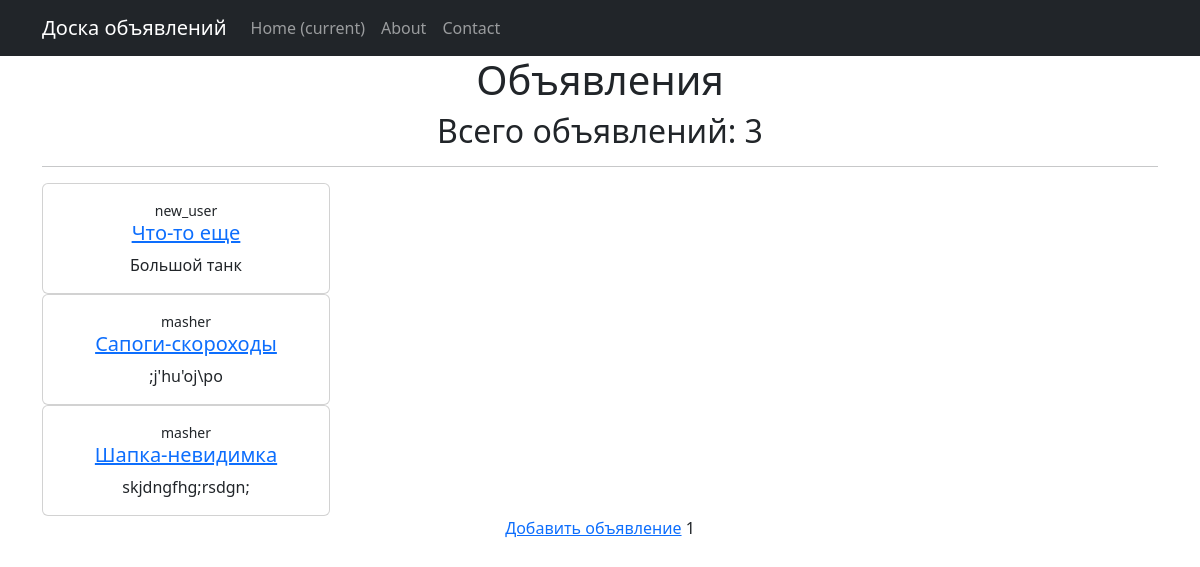
The app's page /advs/ (signed in) with its own data.
### advapp/models.py (models this page shows, shortened)
class Advertisement(models.Model):
    GUILD = (
        ('tanks', 'Танки'),
        ('healers', 'Хилы'),
        ('damagers', 'ДД'),
        ('traders', 'Торговцы'),
        ('guildmasters', 'Гилдмастеры'),
        ('questgivers', 'Квестгиверы'),
        ('blacksmiths', 'Кузнецы'),
        ('tanners', 'Кожевники'),
        ('potions', 'Зельевары'),
        ('spellmasters', 'Мастера заклинаний'),
    )
    author = models.ForeignKey(User, on_delete=models.CASCADE)
    title = models.CharField(max_length=64)
    content = models.TextField()
    category = models.CharField(max_length=16, choices=GUILD, default='tanks')
    date = models.DateTimeField(auto_now_add=True)
    file = models.ImageField(upload_to='uploads/', blank=True, null=False)

### advapp/views.py (the view)
# urls.py: path('', AdvList.as_view(), name='adv_list'),
class AdvList(ListView):
    model = Advertisement
    ordering = '-date'
    template_name = 'adv_list.html'
    context_object_name = 'advertisements'
    paginate_by = 3
    def get_context_data(self, **kwargs):
        context = super().get_context_data(**kwargs)
        context['time_now'] = datetime.utcnow()
        return context

### templates/adv_list.html (shortened to what this page needs)
{% extends 'flatpages/default.html' %}
{% block content %}
    <h1>Объявления</h1>
    <h2>Всего объявлений: {{ advertisements|length }}</h2>
    <hr>
    {% if advertisements %}
            {% for advertisement in advertisements %}
            <div class="card" style="width: 18rem;">
                <div class="card-body">
                    <div class="small text">{{ advertisement.author.username }}</div>
                    <h5 class="card-title"><a href="{% url 'adv_detail' pk=advertisement.id %}">{{ advertisement.title }}</a></h5>
                    <p class="card-text">{{ advertisement.content|safe }}</p>
                </div>
            </div>
            {% endfor %}
    {% else %}
    <h2>Объявлений нет!</h2>
    {% endif %}
    {% if request.user.is_authenticated %}
    <a href="{% url 'adv_create' %}">Добавить объявление</a>
    {% else %}
    {{ empty }}
    {% endif %}
    {{ page_obj.number }}
{% endblock content %}

### records on screen
Advertisement: author.username "new_user", title "Что-то еще", content "Большой танк"
Advertisement: author.username "masher", title "Сапоги-скороходы", content ";j'hu'oj\\po"
Advertisement: author.username "masher", title "Шапка-невидимка", content "skjdngfhg;rsdgn;"

### other values on screen
{{ advertisements|length }} "3"
{{ page_obj.number }} "1"
